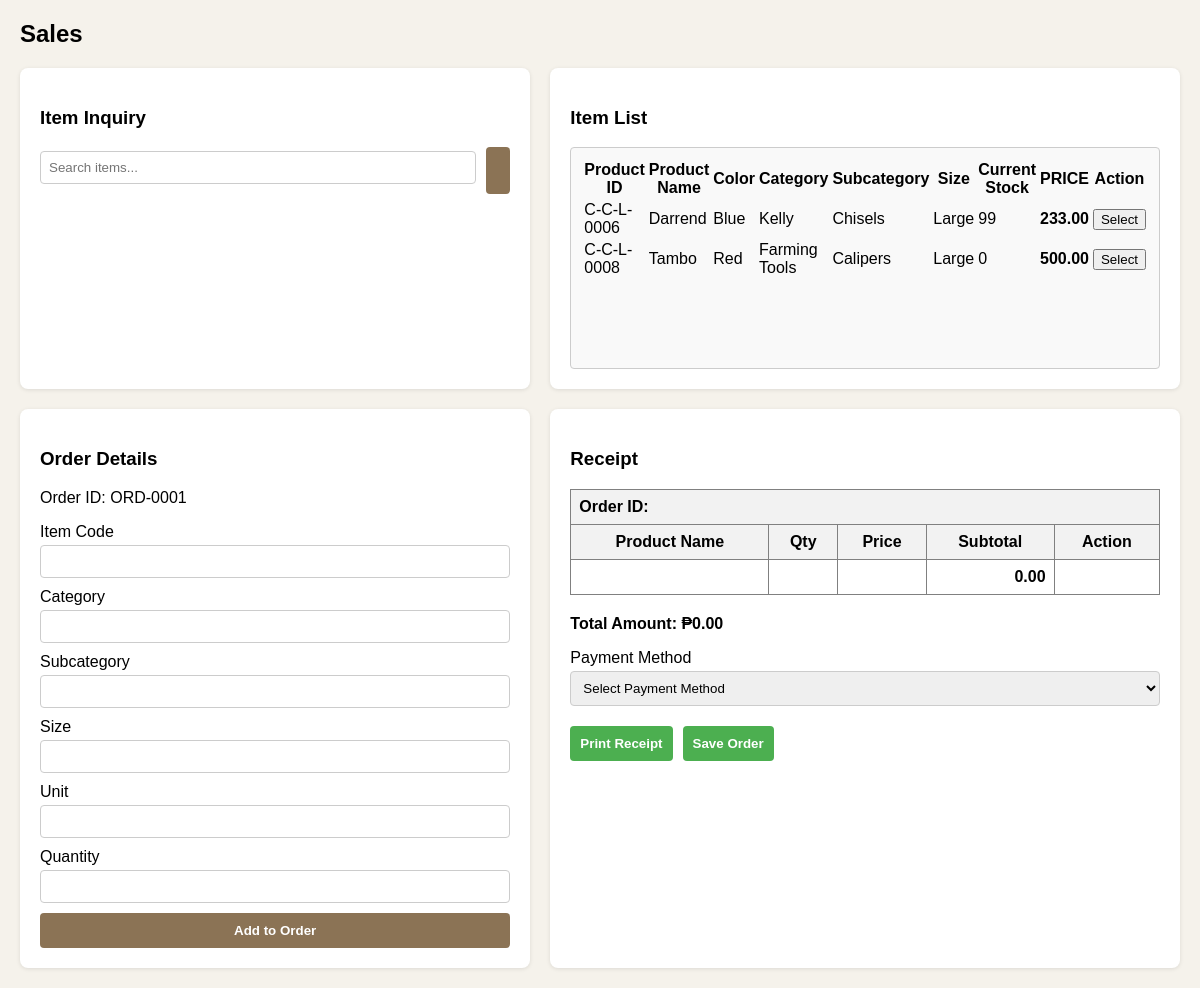
The page /pages/sales.php (signed in) on the database as committed earlier.
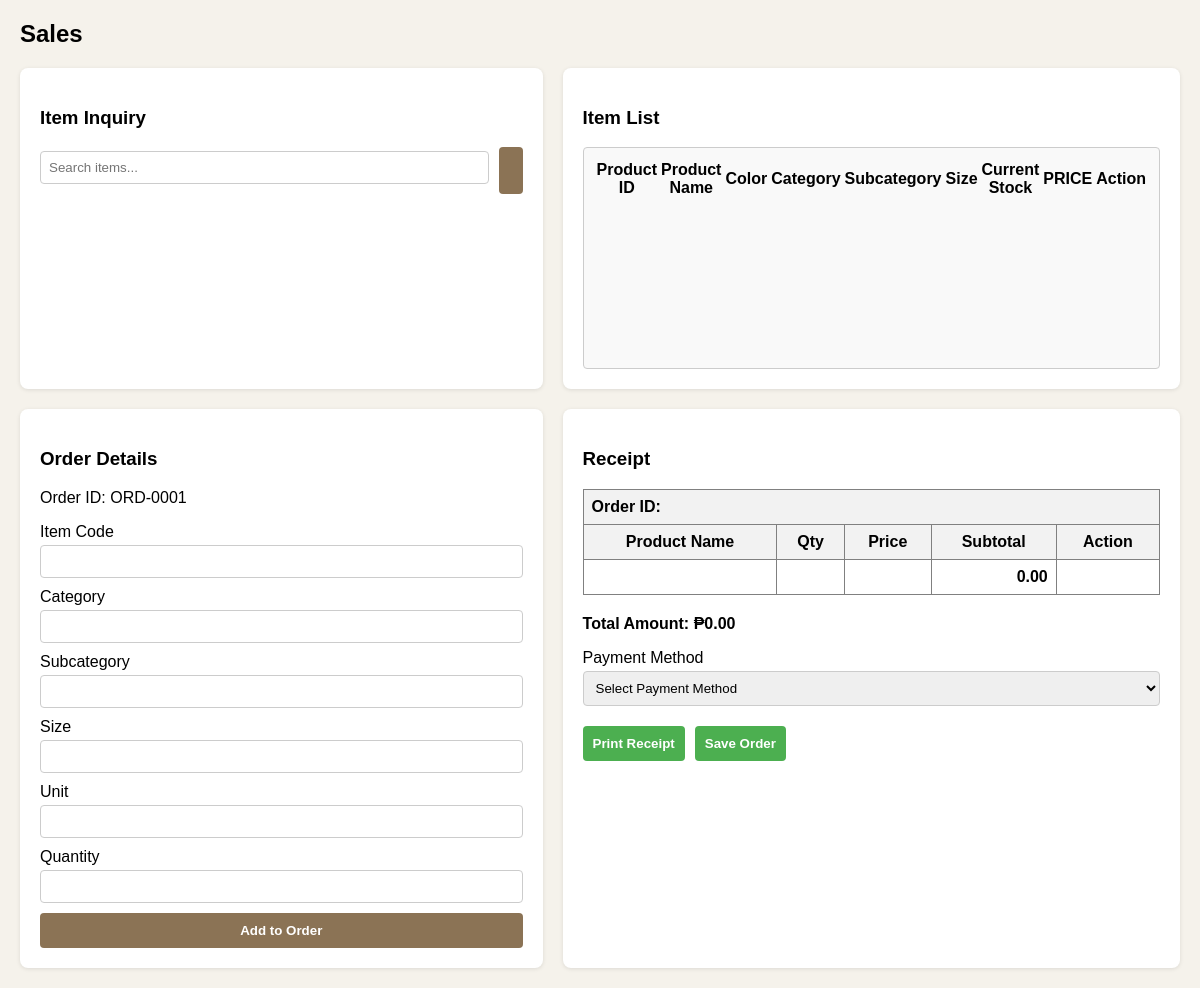
The same page on the database as committed later.
### tables this page shows
CREATE TABLE `tblinventory` (
  `inventory_id` int(11) NOT NULL AUTO_INCREMENT,
  `product_id` varchar(128) DEFAULT '',
  `product_name` varchar(128) DEFAULT '',
  `color` varchar(128) DEFAULT '',
  `categoryid` int(11) DEFAULT 0,
  `subcategoryid` int(11) DEFAULT 0,
  `sizesid` int(11) DEFAULT 0,
  `madefromid` int(11) DEFAULT 0,
  `cooperativeid` int(11) DEFAULT 0,
  `qty_available` double DEFAULT 0,
  `reorder_threshold` varchar(128) DEFAULT '',
  `storageid` int(11) DEFAULT 0,
  `cost_price` double DEFAULT 0,
  `retail_price` double DEFAULT 0,
  `unitid` int(11) DEFAULT 0,
  `created_at` timestamp NOT NULL DEFAULT current_timestamp(),
  `current_stock` double DEFAULT 0,
  `current_stock_date` datetime DEFAULT NULL,
  `new_stock` double DEFAULT 0,
  `new_stock_date` datetime DEFAULT NULL,
  `total_stock` double DEFAULT 0,
  PRIMARY KEY (`inventory_id`)
);

CREATE TABLE `tblcategory` (
  `categoryid` int(11) NOT NULL AUTO_INCREMENT,
  `category` varchar(128) DEFAULT '',
  `is_archived` varchar(128) DEFAULT 'No',
  PRIMARY KEY (`categoryid`)
);

CREATE TABLE `tblsubcategory` (
  `subcategoryid` int(11) NOT NULL AUTO_INCREMENT,
  `subcategory` varchar(128) DEFAULT '',
  `is_archived` varchar(128) DEFAULT 'No',
  PRIMARY KEY (`subcategoryid`)
);

CREATE TABLE `tblsizes` (
  `sizesid` int(11) NOT NULL AUTO_INCREMENT,
  `size` varchar(128) DEFAULT '',
  `is_archived` varchar(128) DEFAULT 'No',
  PRIMARY KEY (`sizesid`)
);

### pages/sales_search.php (the view, shortened to what this page needs)
<?php include('../includes/init.php');
is_blocked(); ?>
<table>
    <tr>
        <th>Product ID</th>
        <th>Product Name</th>
        <th>Color</th>
        <th>Category</th>
        <th>Subcategory</th>
        <th>Size</th>
        <th>Current Stock</th>
        <th><b>PRICE</b></th>
        <th>Action</th>
    </tr>
    <?php
    $query = "
        SELECT
            i.product_id,
            i.product_name,
            i.color,
            c.category,
            sc.subcategory,
            s.size,
            mf.madefrom,
            coop.cooperative,
            i.qty_available,
            i.reorder_threshold,
            st.storage,
            i.cost_price,
            i.retail_price,
            u.unit,
            i.current_stock,
            i.new_stock,
            i.total_stock,
            i.inventory_id,
            ip.price AS effective_price
        FROM tblinventory i
        LEFT JOIN tblcategory c ON i.categoryid = c.categoryid
        LEFT JOIN tblsubcategory sc ON i.subcategoryid = sc.subcategoryid
        LEFT JOIN tblsizes s ON i.sizesid = s.sizesid
        LEFT JOIN tblmadefrom mf ON i.madefromid = mf.madefromid
        LEFT JOIN tblcooperative coop ON i.cooperativeid = coop.cooperativeid
        LEFT JOIN tblstorage st ON i.storageid = st.storageid
        LEFT JOIN tblunit u ON i.unitid = u.unitid
        LEFT JOIN tblinventory_prices ip
            ON ip.inventory_id = i.inventory_id
            AND CURDATE() >= ip.effective_date
            AND (ip.effective_date_to IS NULL OR CURDATE() <= ip.effective_date_to)
        WHERE ip.price_id = (
            SELECT MAX(price_id)
            FROM tblinventory_prices
            WHERE inventory_id = i.inventory_id
              AND CURDATE() >= effective_date
              AND (effective_date_to IS NULL OR CURDATE() <= effective_date_to)
        )
    ";
    $query .= " ORDER BY i.product_name ASC LIMIT 0,2";
    $result = mysqli_query($db_connection, $query);
    while ($row = mysqli_fetch_assoc($result)) {
        echo "<tr>
            <td>" . htmlspecialchars($row['product_id']) . "</td>
            <td>" . htmlspecialchars($row['product_name']) . "</td>
            <td>" . htmlspecialchars($row['color']) . "</td>
            <td>" . htmlspecialchars($row['category']) . "</td>
            <td>" . htmlspecialchars($row['subcategory']) . "</td>
            <td>" . htmlspecialchars($row['size']) . "</td>
            <td>" . htmlspecialchars($row['current_stock']) . "</td>
            <td><b>" . number_format($row['effective_price'], 2) . "</b></td>
            <td>
            <button onclick=\"ajax_fn('pages/sales_add_to_cart.php?effective_price=" . urlencode($row['effective_price']) . "&inventory_id=" . urlencode($row['inventory_id']) . "', 'tmp_tmp');\">
                Select
            </button>
        </td> </tr>";
    }
    ?>
</table>

Rows that differ between the two databases and show on the page:
removed tblinventory: product "C-C-L-0006", product_name "Darrend", color "Blue", categoryid.category "Kelly", subcategoryid.subcategory "Chisels", sizesid.size "Large", current_stock "99", effective_price "233.00"
removed tblinventory: product "C-C-L-0008", product_name "Tambo", color "Red", categoryid.category "Farming Tools", subcategoryid.subcategory "Calipers", sizesid.size "Large", current_stock "0", effective_price "500.00"
